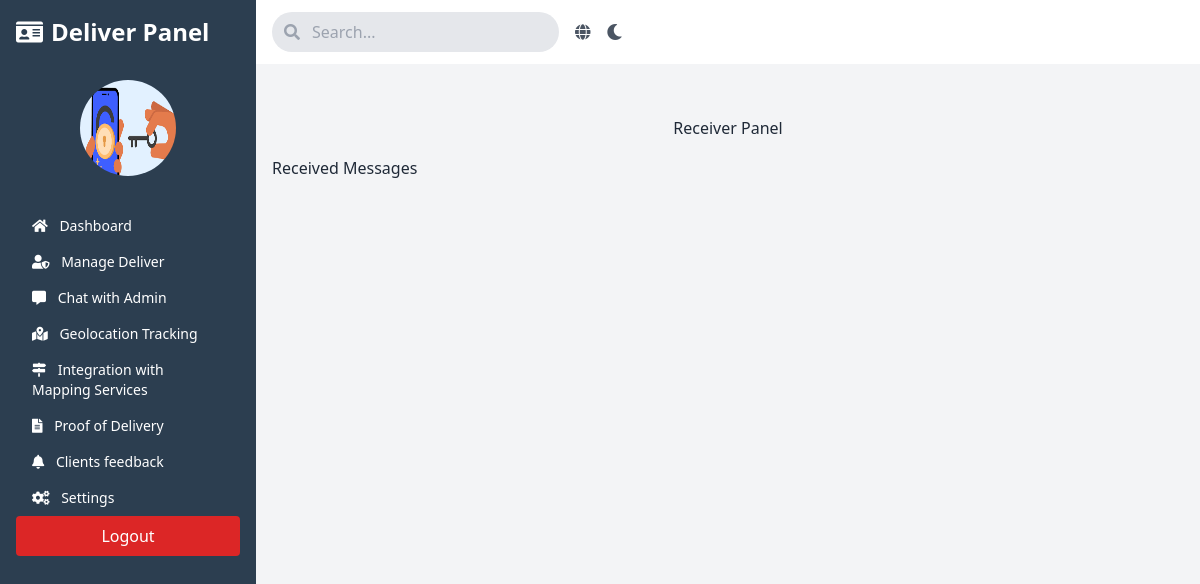
The page /receiver-panel/ (signed in) on the database as committed earlier.
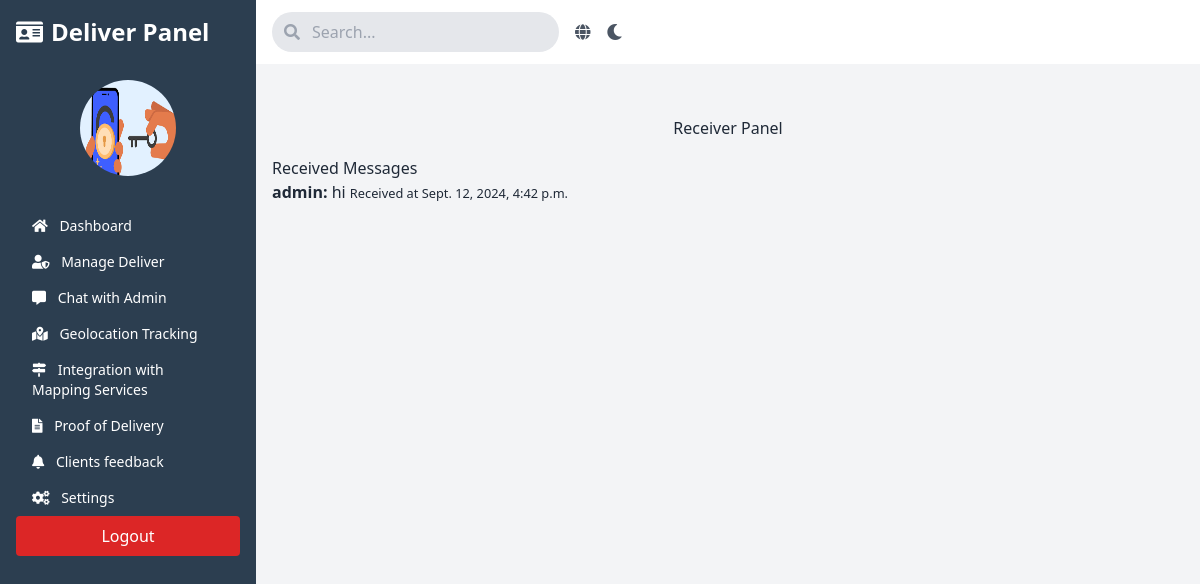
The same page on the database as committed later.
### binzi/models.py (models this page shows, shortened)
class ChatMessage(models.Model):
    sender = models.ForeignKey(settings.AUTH_USER_MODEL, related_name='sent_chat_messages', on_delete=models.CASCADE)
    receiver = models.ForeignKey(settings.AUTH_USER_MODEL, related_name='received_chat_messages', on_delete=models.CASCADE)
    message = models.TextField()
    timestamp = models.DateTimeField(auto_now_add=True)
    is_read = models.BooleanField(default=False)

class CustomUser(AbstractUser):
    ROLE_CHOICES = (
        ('admin', 'Admin'),
        ('deliver', 'Deliver'),
        ('client', 'Client'),
    )
    role = models.CharField(max_length=30, choices=ROLE_CHOICES, default='client')
    profile_picture = models.ImageField(upload_to='profile_pictures/', blank=True, null=True)
    theme = models.CharField(max_length=100, default='light', choices=[('light', 'Light'), ('dark', 'Dark')])

### binzi/views.py (the view)
# urls.py: path('receiver-panel/', receiver_panel, name='receiver_panel'),
@login_required
def receiver_panel(request):
    messages = ChatMessage.objects.filter(receiver=request.user).order_by('-timestamp')
    ChatMessage.objects.filter(receiver=request.user, is_read=False).update(is_read=True)
    return render(request, 'panel/deliver/chat/receiver_panel.html', {'messages': messages})

### binzi/templates/panel/deliver/chat/receiver_panel.html (shortened to what this page needs)
{% extends 'panel/base/base_deliver.html' %}
{% load static %}
{% block content %}
<div class="container mt-5">
    <h1 class="text-center">Receiver Panel</h1>
    <h3 class="mt-4">Received Messages</h3>
    <div class="list-group">
        {% for message in messages %}
            <div class="list-group-item {% if not message.is_read %}bg-light{% endif %}">
                <strong>{{ message.sender.username }}:</strong> {{ message.message }}
                <small class="text-muted">Received at {{ message.timestamp }}</small>
            </div>
        {% endfor %}
    </div>
</div>
{% endblock %}

### binzi/templates/panel/base/base_deliver.html (shortened to what this page needs)
{% load static %}
<!DOCTYPE html>
<html lang="en">
<head>
    <script src="https://cdn.tailwindcss.com"></script>
    <link href="https://cdnjs.cloudflare.com/ajax/libs/font-awesome/5.15.3/css/all.min.css" rel="stylesheet">
</head>
<body class="bg-gray-100 dark:bg-gray-900 text-gray-800 dark:text-gray-200">
    <div class="flex h-screen overflow-hidden">
        <aside id="sidebar" class="bg-secondary text-white w-64 min-h-screen p-4 hidden lg:block transition-all duration-300 ease-in-out">
            <div class="mb-8">
                <a href="#" class="text-2xl font-bold flex items-center">
                    <i class="fas fa-id-card mr-2"></i>
                    <span>Deliver Panel</span>
                </a>
            </div>
            <div class="mb-8 text-center">
                {% if user.profile_picture %}
                    <img src="{{ user.profile_picture.url }}" alt="{{ user.username }}'s Avatar" class="w-24 h-24 rounded-full mx-auto">
                {% else %}
                    <img src="{% static 'image/auth.png' %}" alt="Default Avatar" class="w-24 h-24 rounded-full mx-auto">
                {% endif %}
            </div>
            <nav>
                <a href="{% url 'deliver_panel' %}" class="block py-2 px-4 text-sm hover:bg-gray-700 rounded transition duration-200">
                    <i class="fas fa-home mr-2"></i> Dashboard
                </a>
                <a href="{% url 'manage_deliver' %}" class="block py-2 px-4 text-sm hover:bg-gray-700 rounded transition duration-200">
                    <i class="fas fa-user-shield mr-2"></i> Manage Deliver
                </a>
                <a href="{% url 'receiver_panel' %}" class="block py-2 px-4 text-sm hover:bg-gray-700 rounded transition duration-200">
                    <i class="fas fa-comment-alt mr-2"></i> Chat with Admin
                </a>
                <a href="#" class="block py-2 px-4 text-sm hover:bg-gray-700 rounded transition duration-200">
                    <i class="fas fa-map-marked-alt mr-2"></i> Geolocation Tracking
                </a>
                <a href="#" class="block py-2 px-4 text-sm hover:bg-gray-700 rounded transition duration-200">
                    <i class="fas fa-map-signs mr-2"></i> Integration with Mapping Services
                </a>
                <a href="#" class="block py-2 px-4 text-sm hover:bg-gray-700 rounded transition duration-200">
                    <i class="fas fa-file-alt mr-2"></i> Proof of Delivery
                </a>
                <a href="{% url 'view_rate' %}" class="block py-2 px-4 text-sm hover:bg-gray-700 rounded transition duration-200">
                    <i class="fas fa-bell mr-2"></i> Clients feedback
                </a>
                <a href="{% url 'setting_deliver' %}" class="block py-2 px-4 text-sm hover:bg-gray-700 rounded transition duration-200">
                    <i class="fas fa-cogs mr-2"></i> Settings
                </a>
            </nav>
            <div class="mt-auto">
                <a href="{% url 'logout' %}" class="block w-full py-2 px-4 bg-red-600 text-white text-center rounded hover:bg-red-700 transition duration-200">
                    Logout
                </a>
            </div>
        </aside>
        <div class="flex-1 flex flex-col overflow-hidden">
            <header class="bg-white dark:bg-gray-800 shadow-md">
                <div class="container mx-auto px-4 py-3 flex justify-between items-center">
                    <div class="flex items-center">
                        <div class="relative">
                            <input type="text" placeholder="Search..." class="bg-gray-200 dark:bg-gray-700 rounded-full py-2 px-4 pl-10 focus:outline-none focus:ring-2 focus:ring-blue-400">
                            <i class="fas fa-search absolute left-3 top-3 text-gray-400"></i>
                        </div>
                        <div class="ml-4">
                            <button id="language-toggle" class="text-gray-600 dark:text-gray-200 focus:outline-none">
                                <i class="fas fa-globe"></i>
                            </button>
                        </div>
                        <button id="theme-toggle" class="ml-4 text-gray-600 dark:text-gray-200 focus:outline-none">
                            <i class="fas fa-moon"></i>
                        </button>
                    </div>
                </div>
            </header>
            <main class="flex-1 overflow-x-hidden overflow-y-auto bg-gray-100 dark:bg-gray-900">
                <div id="content" class="container mx-auto px-4 py-8 animate-fadeIn">
                    {% block content %}{% endblock %}
                </div>
            </main>
        </div>
    </div>
</body>
</html>

Rows that differ between the two databases and show on the page:
added ChatMessage: sender.username "admin", message "hi", timestamp "Sept. 12, 2024, 4:42 p.m."
